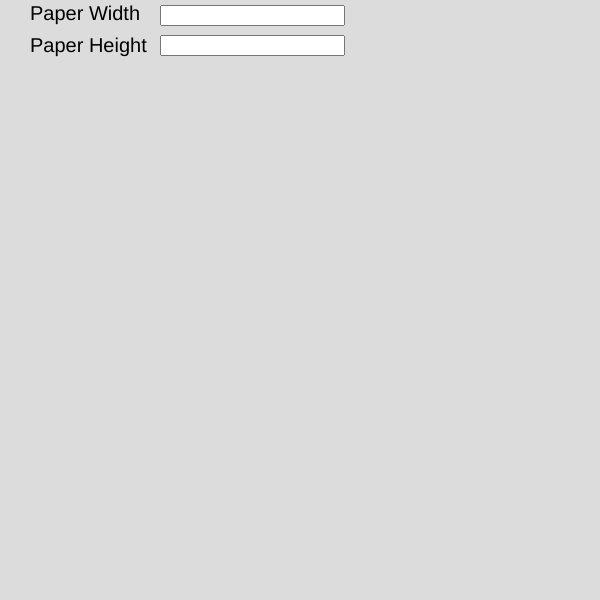
Frame 1 (no input)
Frame 60 (no input): identical to frame 1, image omitted
Frame 120 (the mouse pressed at the canvas centre since frame 60): identical to frame 1, image omitted

The p5.js sketch that drew this single still picture (run headless with seeded random() and noise() and a simulated clock; from frame 60 on, the mouse is pressed at the canvas centre):

// p5.js sketch
// ── sketch.js
let width_input;
let height_input;

function setup() {
  createCanvas(600, 600);
  width_input = createInput();
  height_input = createInput();
  width_input.position(160, 5);
  height_input.position(160, 35);
}

function draw() {
  background(220);
  textSize(20);
  text("Paper Width", 30, 20);
  text("Paper Height", 30, 52);
  let paper_width = abs(parseFloat(width_input.value()));
  let paper_height = abs(parseFloat(height_input.value()));
  if (!isNaN(paper_width) && !isNaN(paper_height)) {
    // print(`${paper_width * paper_height}`)
    // Valid width and height
    let paper_area = paper_width * paper_height;
    let golden_ratio = (1 + sqrt(5)) / 2.0;
    let image_area = paper_area / golden_ratio;
    // Variable definitions:
    // b = border width
    // iw = image width
    // ih = image height
    // pw = picture width
    // ph = picture height
    // ia = image area
    //
    // We have these two equations
    // 2b + iw = pw
    // 2b + ih = ph
    // Solve these to remove 2*b
    // ih - iw = ph - pw
    // ih = ph - pw + iw
    //
    // Now, we have these two equations:
    // 1) ih = ph - pw + iw
    // 2) ih * iw = ia
    // where ia, is the paper area divided by the golden ratio
    //
    // plug ih in(1) into (2):
    // (ph - pw + iw) * iw = ia
    // collect terms and move ia to other side,
    // yields this quadratic equation:
    // (iw) ^ 2 + iw * (ph - pw) - ia = 0
    // solving for iw:
    // iw = ((pw - ph) +/- sqrt((ph - pw)^2 + 4*ia)) / 2
    let image_width_solution_1 =
      (paper_width -
        paper_height +
        sqrt((paper_height - paper_width) ** 2 + 4 * image_area)) /
      2.0;
    //print(`solution1 : ${image_width_solution_1}`);
    let image_width_solution_2 =
      (paper_width -
        paper_height -
        sqrt((paper_height - paper_width) ** 2 + 4 * image_area)) /
      2.0;
    //print(`solution2: ${image_width_solution_2}`);
    // We only want positive solution
    let image_width = 0;
    if (image_width_solution_1 >= image_width_solution_2) {
      image_width = image_width_solution_1;
    } else {
      image_width = image_width_solution_2;
    }
    // border thickness for equation above:
    // 2b + iw = pw
    // b = (pw - iw) / 2
    let border_thickness = (paper_width - image_width) / 2;
    let image_height = image_area / image_width;
    //print(border_thickness)

    // Draw picture
    rectMode(CENTER);
    fill(0);
    noStroke();

    const MAX_DISPLAY_HEIGHT = 400;
    const MAX_DISPLAY_WIDTH = 400;

    let scaled_paper_height = 0;
    let scaled_paper_width = 0;
    // Scale our paper width / paper height to fill max screen area
    if (paper_height >= paper_width) {
      scaled_paper_height = MAX_DISPLAY_HEIGHT;
      scaled_paper_width = (paper_width * MAX_DISPLAY_HEIGHT) / paper_height;
    } else {
      scaled_paper_width = MAX_DISPLAY_WIDTH;
      scaled_paper_height = (paper_height * MAX_DISPLAY_WIDTH) / paper_width;
    }

    // Draw Paper
    rect(width / 2, height / 2, scaled_paper_width, scaled_paper_height);

    // Draw Image
    fill(120);
    // compute scaled image_width using same equations above
    let scaled_paper_area = scaled_paper_width * scaled_paper_height;
    let scaled_image_area = scaled_paper_area / golden_ratio;
    let scaled_image_width_solution_1 =
      (scaled_paper_width -
        scaled_paper_height +
        sqrt(
          (scaled_paper_height - scaled_paper_width) ** 2 +
            4 * scaled_image_area
        )) /
      2.0;
    //print(`solution1 : ${image_width_solution_1}`);
    let scaled_image_width_solution_2 =
      (scaled_paper_width -
        scaled_paper_height -
        sqrt(
          (scaled_paper_height - scaled_paper_width) ** 2 +
            4 * scaled_image_area
        )) /
      2.0;
    //print(`solution2: ${image_width_solution_2}`);
    // We only want positive solution
    let scaled_image_width = 0;
    if (scaled_image_width_solution_1 >= scaled_image_width_solution_2) {
      scaled_image_width = scaled_image_width_solution_1;
    } else {
      scaled_image_width = scaled_image_width_solution_2;
    }
    let scaled_image_height = scaled_image_area / scaled_image_width;
    rect(width / 2, height / 2, scaled_image_width, scaled_image_height);

    // Print out all the specifications
    text(`Paper width: ${paper_width.toFixed(4)}`, 30, 525);
    text(`Paper height: ${paper_height.toFixed(4)}`, 30, 545);
    text(`Image height: ${image_width.toFixed(4)}`, 30, 565);
    text(`Image height: ${image_height.toFixed(4)}`, 30, 585);

    text(`Border Thickness: ${border_thickness.toFixed(4)}`, 30, 84);
  }
}
